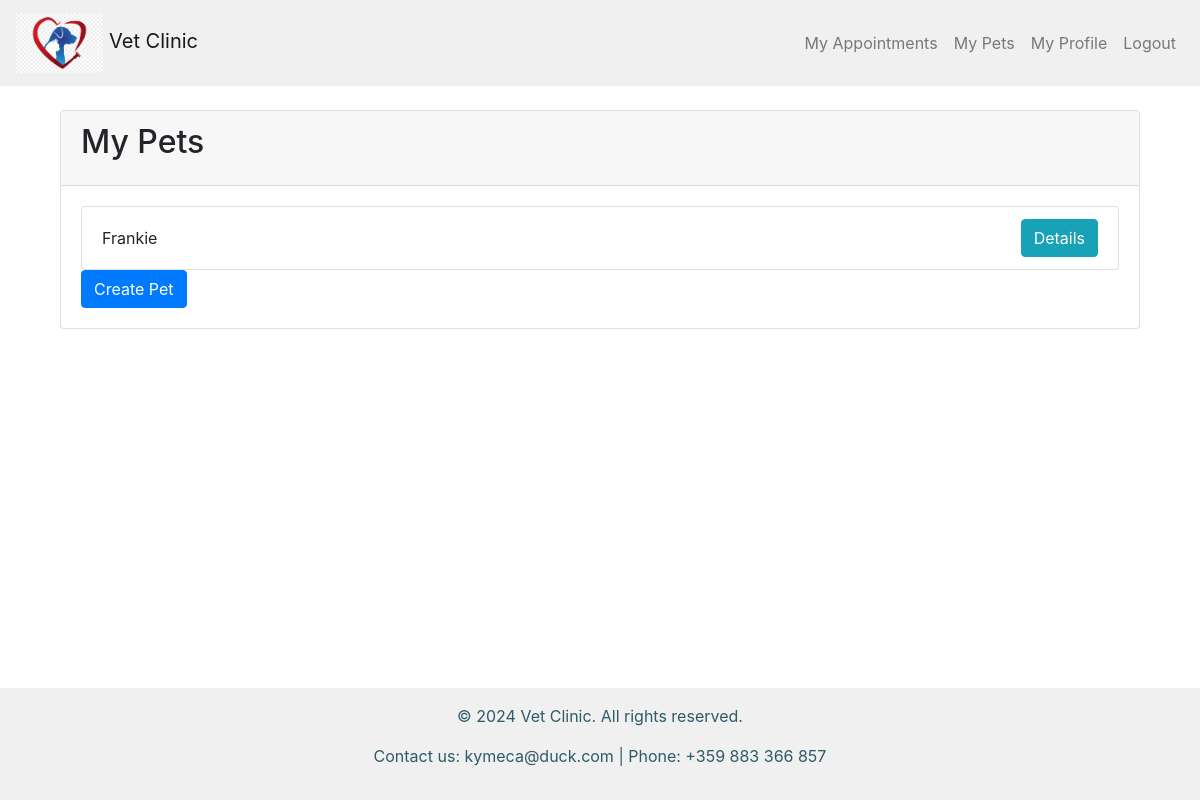
Page /7/my_pets/ (signed in) on the earlier database version.
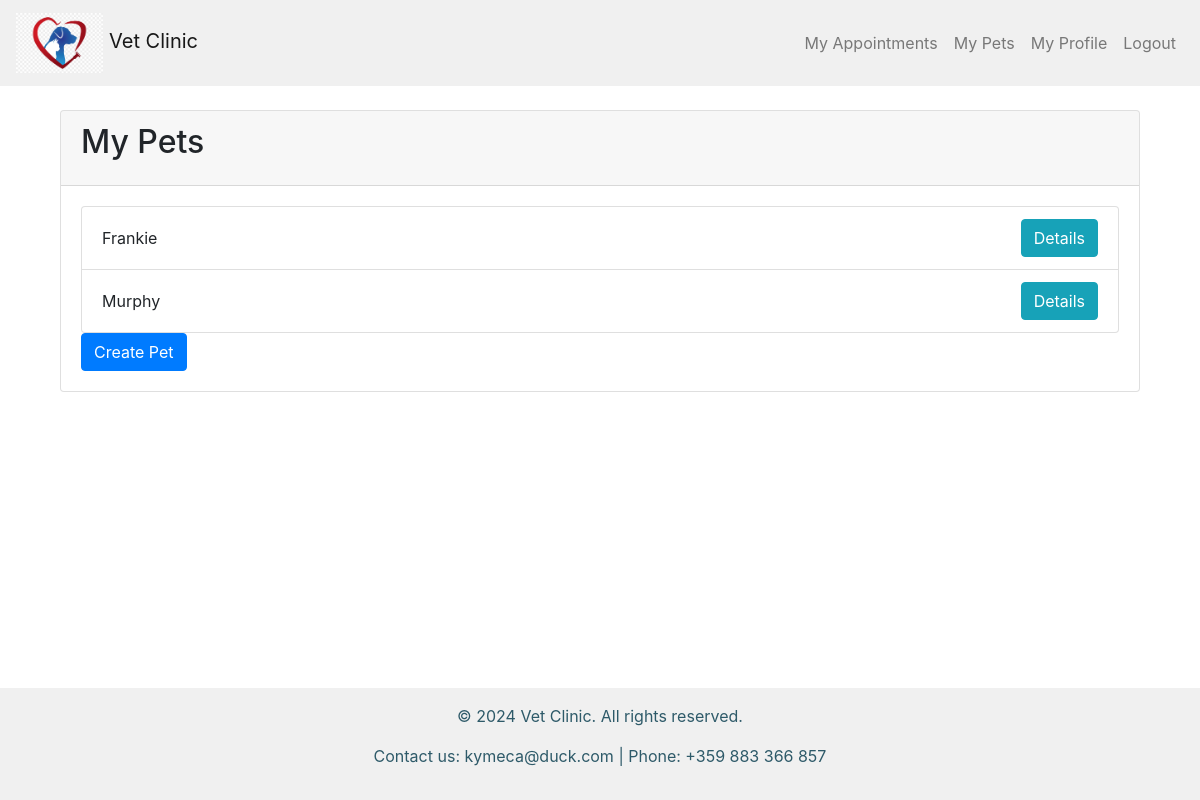
Same page on the later database version.
### vet_clinic/pet_patients/models.py (models this page shows, shortened)
class PetPatient(models.Model):
    MAX_LENGTH_PATIENT_NAME = 50
    MAX_LENGTH_SPECIES_NAME = 25
    MAX_LENGTH_BREED_NAME = 100
    DOG = 'Dog'
    CAT = 'Cat'
    BIRD = 'Bird'
    RABBIT = 'Rabbit'
    HAMSTER = 'Hamster'
    FISH = 'Fish'
    TURTLE = 'Turtle'
    GUINEA_PIG = 'Guinea Pig'
    SNAKE = 'Snake'
    HORSE = 'Horse'
    OTHER = 'Other'
    SPECIES_CHOICES = [
        (DOG, 'Dog'),
        (CAT, 'Cat'),
        (BIRD, 'Bird'),
        (RABBIT, 'Rabbit'),
        (HAMSTER, 'Hamster'),
        (FISH, 'Fish'),
        (TURTLE, 'Turtle'),
        (GUINEA_PIG, 'Guinea Pig'),
        (SNAKE, 'Snake'),
        (HORSE, 'Horse'),
        (OTHER, 'Other'),
    ]
    name = models.CharField(
        max_length=MAX_LENGTH_PATIENT_NAME,
    )
    species = models.CharField(
        max_length=MAX_LENGTH_SPECIES_NAME,
        choices=SPECIES_CHOICES,
    )
    breed = models.CharField(
        max_length=MAX_LENGTH_BREED_NAME,
        null=True,
        blank=True,
    )
    date_of_birth = models.DateField()
    weight = models.FloatField(
        validators=[validate_positive_weight],
    )
    gender = models.CharField(
        max_length=1,
        choices=[
            ('M', 'Male'),
            ('F', 'Female'),
        ],
    )
    color = models.CharField(
        max_length=50,
        null=True,
        blank=True,
    )
    notes = models.TextField(
        blank=True,
    )
    is_active = models.BooleanField(
        default=True,
    )
    user = models.ForeignKey(
        UserModel,
        on_delete=models.CASCADE,
        related_name='pets',
    )
    doctor = models.ForeignKey(
        UserModel,
        on_delete=models.SET_NULL,
        null=True,
        blank=True,
    )

### vet_clinic/web/views.py (the view)
# urls.py: path('<int:pk>/my_pets/', MyPetsView.as_view(), name='my_pets'),
class MyPetsView(views.ListView):
    template_name = 'web/my_pets.html'
    context_object_name = 'pets'
    def get_queryset(self):
        return PetPatient.objects.filter(user=self.request.user)

### templates/web/my_pets.html
{% extends 'base.html' %}
{% block main_content %}
<div class="container mt-4">
    <div class="card">
        <div class="card-header">
            <h2 class="card-title">My Pets</h2>
        </div>
        <div class="card-body">
            {% if pets %}
            <ul class="list-group">
                {% for pet in pets %}
                <li class="list-group-item">
                    <div class="d-flex justify-content-between align-items-center">
                        <span>{{ pet.name }}</span>
                        <div class="btn-group" role="group" aria-label="Pet Actions">
                            <a href="{% url 'detail_pet_patient' pk=pet.pk %}" class="btn btn-info">Details</a>
                        </div>
                    </div>
                </li>
                {% endfor %}
            </ul>
            {% else %}
            <p>You don't have any pets yet.</p>
            {% endif %}
            <a href="{% url 'create_pet_patient' %}" class="btn btn-primary">Create Pet</a>
        </div>
    </div>
</div>
{% endblock %}

Differences in the rows shown:
added PetPatient: name "Murphy"
